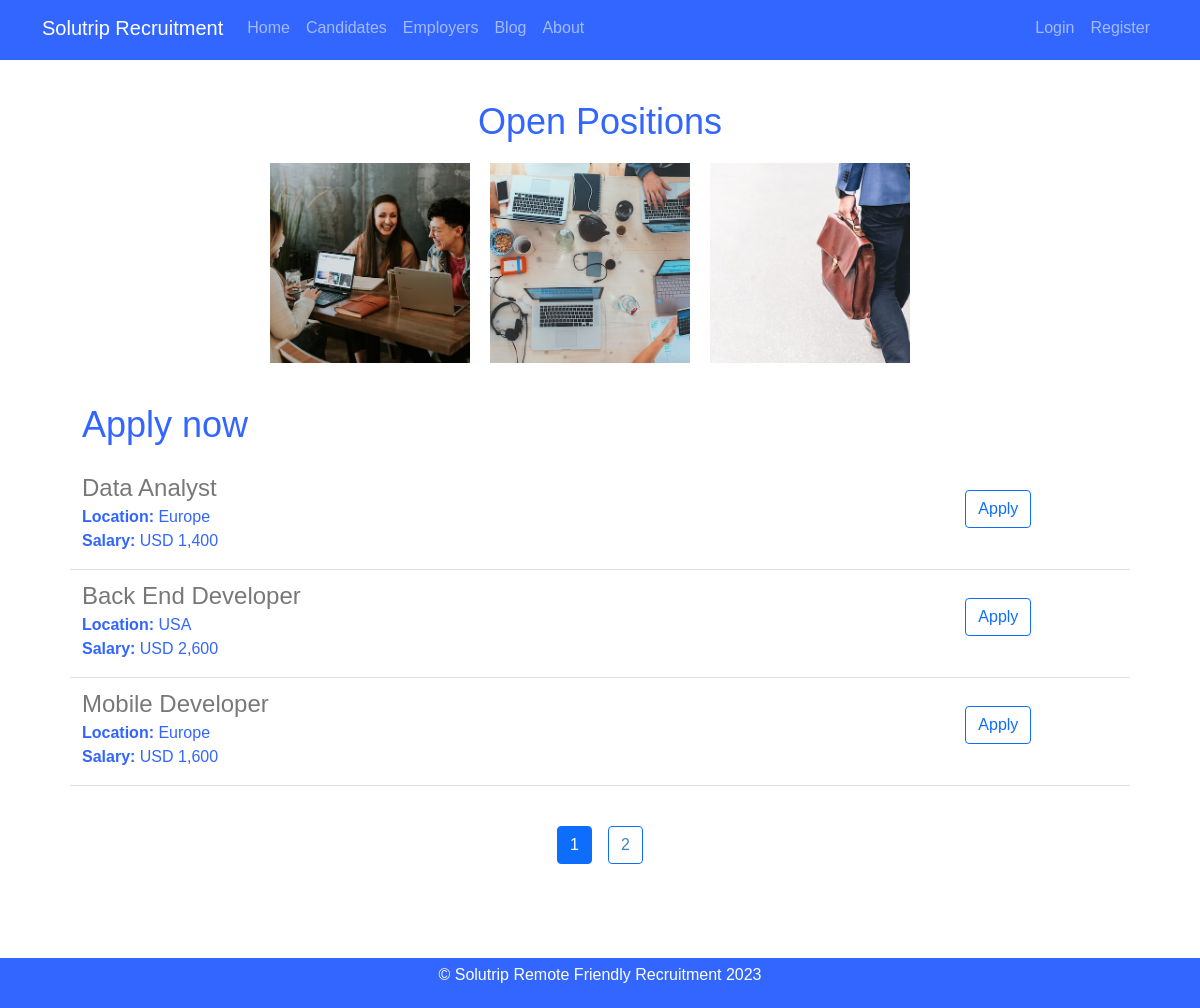
/candidates, run on an earlier commit of the app's database.
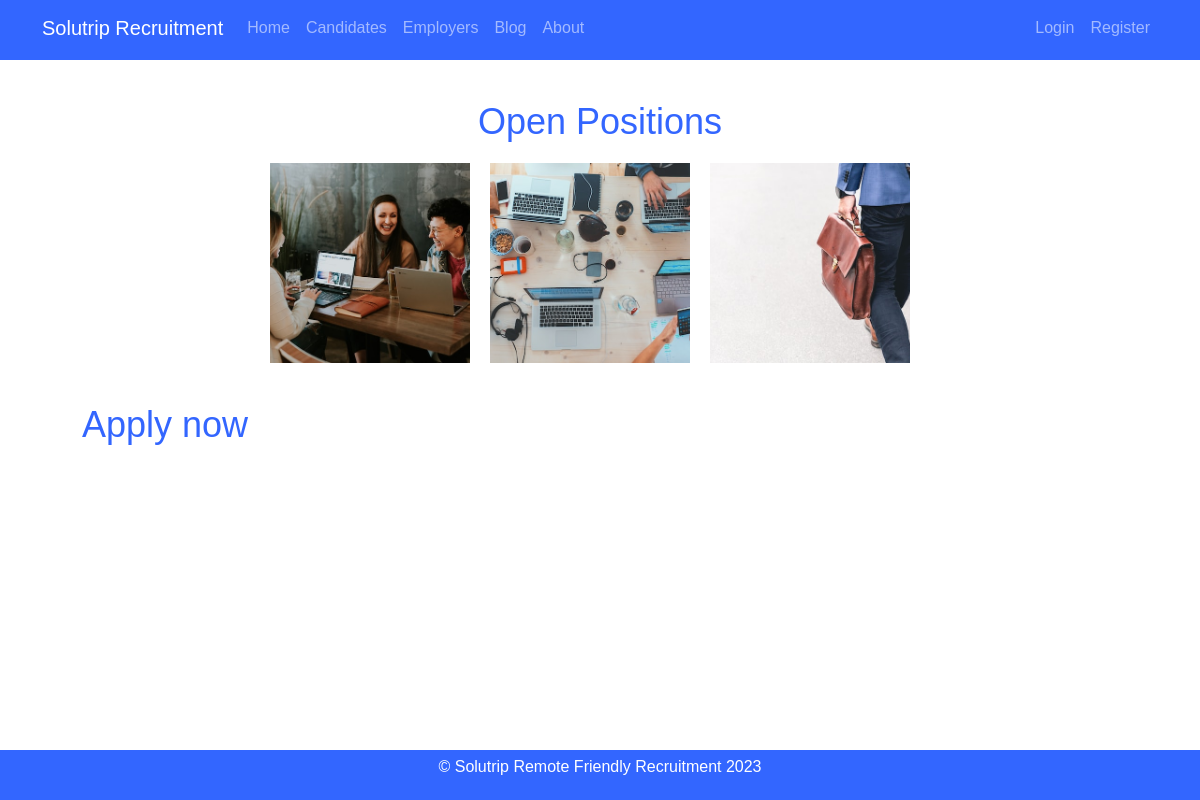
And on a later commit of the database.
### Solutrip_app/models.py (models this page shows)
class Jobs(db.Model):
    id = db.Column (db.Integer, primary_key=True)
    title = db.Column(db.String(60), nullable=False)
    location = db.Column(db.String(60), nullable=False)
    salary = db.Column(db.String(60), nullable=False)
    description = db.Column(db.Text, nullable=False)
    requirements= db.Column(db.Text, nullable=False)
    qualifications= db.Column(db.Text, nullable=False)
    company_id = db.Column(db.Integer, db.ForeignKey('company.id'), nullable=False)
    job_applications = db.relationship('JobApplication', backref='job', lazy=True)

### Solutrip_app/routes.py (the view)
@app.route("/candidates")
def candidates():
    page = request.args.get('page',1,type=int)
    jobs = Jobs.query.paginate(page=page, per_page = 3)
    user = current_user
    return render_template("candidates.html", title="Jobs", page = page, jobs=jobs, user=user)

### Solutrip_app/templates/candidates.html
{% extends 'layout.html' %}
{% block content %}
    <section id="carousel">
        <h2> Open Positions</h2>
        <div id="slides">
            <a href="{{ url_for('static', filename='1.jpg') }}">
                <img src="{{ url_for('static', filename='1.jpg') }}" alt="Job description 1">
            </a>
            <a href="{{ url_for('static', filename='2.jpg') }}">
                <img src="{{ url_for('static', filename='2.jpg') }}" alt="Job description 2">
            </a>
            <a href="{{ url_for('static', filename='3.jpg') }}">
                <img src="{{ url_for('static', filename='3.jpg') }}" alt="Job description 3">
            </a>
        </div>
        <div class="body-text" style="text-align: left;">
            <h2> Apply now </h2>
            {% if jobs %}
                {% for job in jobs %}
                    <div class="row border-bottom" style="margin-top: 4px;">
                        <div class="col-10">
                            <h4 style="color: rgb(120,120,120); margin-top: 8px; margin-bottom: 2px">{{ job.title }}</h4>
                            <div><b>Location: </b>{{ job.location }}</div>
                            <div style="margin-bottom: 16px;"><b>Salary: </b>{{ job.salary }}</div>
                        </div>
                        <div class="col-2">
                            {% if user.role == 'admin' %}
                            <a href="{{ url_for('update_job', job_id=job.id) }}" type="button" class="btn btn-outline-primary mt-4 float-right">Edit</a>
                            <button type="button" class="btn btn-outline-danger mt-4 float-right" data-bs-toggle="modal" data-bs-target="#deleteModal-{{ job.id }}">Delete</button>
                            <div class="modal fade" id="deleteModal-{{ job.id }}" tabindex="-1" role="dialog" aria-labelledby="deleteModalLabel-{{ job.id }}" aria-hidden="true">
                                <div class="modal-dialog" role="document">
                                    <div class="modal-content">
                                        <div class="modal-header">
                                            <h5 class="modal-title" id="deleteModalLabel-{{ job.id }}">Confirm Delete</h5>
                                            <button type="button" class="close" data-bs-dismiss="modal" aria-label="Close">
                                                <span aria-hidden="true">&times;</span>
                                            </button>
                                        </div>
                                        <div class="modal-body">
                                            Are you sure you want to delete "{{ job.title }}"?
                                        </div>
                                        <div class="modal-footer">
                                            <button type="button" class="btn btn-secondary" data-bs-dismiss="modal">Cancel</button>
                                            <form method="POST" action="{{ url_for('delete_job', job_id=job.id) }}" style="display: inline;">
                                                <input type="hidden" name="_method" value="DELETE">
                                                <button type="submit" class="btn btn-danger">Delete</button>
                                            </form>
                                        </div>
                                    </div>
                                </div>
                            </div>
                            {% else %}
                                <a href="{{ url_for('apply', job_id=job.id) }}"" type="button" class="btn btn-outline-primary mt-4 float-right">Apply</a>
                            {% endif %}
                        </div>
                    </div>
                {% endfor %}
            {% endif %}
            <div class="d-flex justify-content-center" style="padding-top: 40px;">
                {% for page_num in jobs.iter_pages() %}
                    {% if page_num %}
                        {% if jobs.page == page_num %}
                            <a class=" btn btn-primary mx-2 mb-4 float-right" href="{{url_for('candidates', page = page_num)}}" style="color: white;"> {{ page_num }}</a>
                        {% else %}
                            <a class=" btn btn-outline-primary mx-2 mb-4" href="{{url_for('candidates', page = page_num)}}" style="color: #3f82c3;"> {{ page_num }}</a>
                        {% endif %}
                    {% else %}
                        ...
                    {% endif %}
                {% endfor%}
                </div>
        </div>
    </section>
{% endblock %}

### Solutrip_app/templates/layout.html (shortened to what this page needs)
<html>
  <head>
    <link href="https://cdn.jsdelivr.net/npm/bootstrap@5.0.2/dist/css/bootstrap.min.css" rel="stylesheet">
    <link rel="stylesheet" type="text/css" href="{{ url_for('static', filename='styles.css') }}">
  </head>
  <body>
    <header class="site-header">
      <nav class="navbar navbar-expand-md navbar-dark bg-steel fixed-top">
        <div class="container">
          <a class="navbar-brand mr-4" href="/">Solutrip Recruitment</a>
          <div class="collapse navbar-collapse d-flex" id="navbarToggle">
            <div class="navbar-nav mr-auto flex-grow-1">
              <a class="nav-item nav-link {% if request.path == '/' %}active{% endif %}" href="{{ url_for('home') }}">Home</a>
              <a class="nav-item nav-link" href="{{ url_for('candidates')}}">Candidates</a>
              <a class="nav-item nav-link" href="{{ url_for('employers')}}">Employers</a>
              <a class="nav-item nav-link" href="{{ url_for('blog')}}">Blog</a>
              <a class="nav-item nav-link" href="{{ url_for('about')}}">About</a>
            </div>
            <div class="navbar-nav ml-auto">
              {% if current_user.is_authenticated %}
              {% if current_user.role == 'admin' %}
                <a class="nav-item nav-link" href="{{ url_for('admin')}}">Admin</a>
              {% endif%}
              <a class="nav-item nav-link" href="{{ url_for('account')}}">Account</a>
              <a class="nav-item nav-link" href="{{ url_for('logout')}}">Log Out</a>
              {% else %}
              <a class="nav-item nav-link" href="{{ url_for('login')}}">Login</a>
              <a class="nav-item nav-link" href="{{ url_for('register')}}">Register</a>
              {% endif %}
            </div>
          </div>
        </div>
      </nav>
    </header>
    <div class="col-md-12">
      <div class="container">
        {% block content %}
        {% endblock %}
      </div>
    </div>
    <footer>
        <p>&copy; Solutrip Remote Friendly Recruitment 2023</p>
    </footer>
  </body>
</html>

### Solutrip_app/static/styles.css (style rules this page uses)
body { background-image: url(bg-img.jpg); background-size: cover; font-family: Arial, sans-serif; color: #333; }
header { display: flex; justify-content: space-between; align-items: center; padding: 0 10px; height: 60px; background-color: #3366ff; }
section { text-align: center; }
.body-text { color: rgb(80,80,80); font-size: 16px; margin-top: 40px; margin-bottom: 60px; padding-bottom: 20px; }
#carousel { background-color: white; padding: 40px; text-align: center; }
#carousel h2 { font-size: 36px; margin-bottom: 20px; }
#slides { display: flex; justify-content: center; align-items: center; height: 200px; }
#slides img { width: 200px; height: 200px; margin-right: 20px; object-fit: cover; }
html, body { height: 100%; }
footer { display: flex; justify-content: center; align-items: center; min-height: 50px; background-color: #3366ff; color: #fff; width: 100%; }
#account h1,h2 { color: #3366ff; }
footer { position: fixed; bottom: 0; width: 100%; }

What changed in the data, as far as the page shows it:
removed Jobs: title "Data Analyst", location "Europe", salary "USD 1,400"
removed Jobs: title "Back End Developer", location "USA", salary "USD 2,600"
removed Jobs: title "Mobile Developer", location "Europe", salary "USD 1,600"
Also different on the page:
list line gone: "1"
list line gone: "2"
